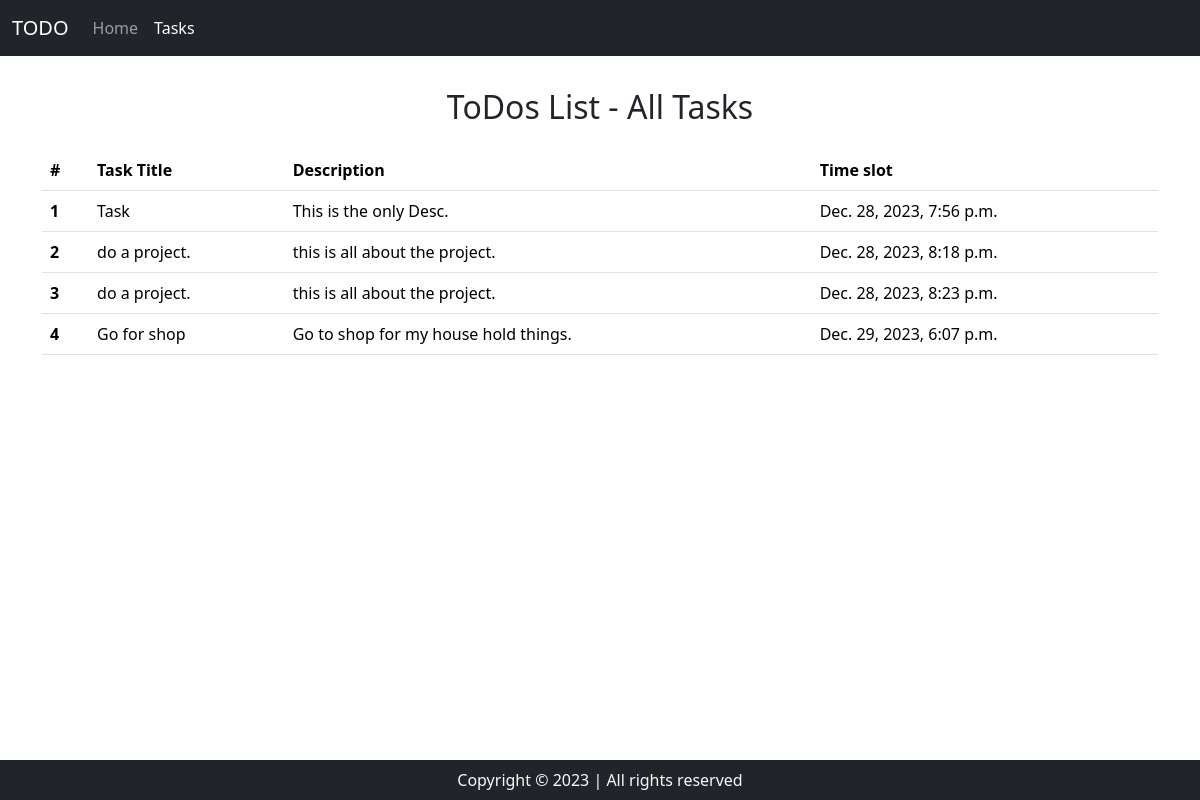
The page /tasks on the database its author committed.
### home/models.py (models this page shows, shortened)
class Task(models.Model):
    taskTitle = models.CharField(max_length=30)
    taskDesc = models.TextField()
    time = models.DateTimeField(auto_now_add = True)

### home/views.py (the view)
# urls.py: path('tasks', views.tasks, name='tasks')
def tasks(request):
    allTasks = Task.objects.all()
    context = {'tasks' : allTasks}
    return render(request,'tasks.html',context)

### templates/tasks.html (shortened to what this page needs)
<!doctype html>
<html lang="en">
  <head>
    <link href="https://cdn.jsdelivr.net/npm/bootstrap@5.3.2/dist/css/bootstrap.min.css" rel="stylesheet">
  </head>
  <body>
    <nav class="navbar navbar-expand-lg navbar-dark bg-dark">
        <div class="container-fluid">
          <a class="navbar-brand" href="#">TODO</a>
          <div class="collapse navbar-collapse" id="navbarNav">
            <ul class="navbar-nav">
              <li class="nav-item">
                <a class="nav-link " aria-current="page" href="/">Home</a>
              </li>
              <li class="nav-item">
                <a class="nav-link active" href="/tasks">Tasks</a>
              </li>
            </ul>
          </div>
        </div>
      </nav>
     <div class = "container my-3">
      <h2 class="text-center py-3"> ToDos List - All Tasks</h2>
      <table class="table">
        <thead>
          <tr>
            <th scope="col">#</th>
            <th scope="col">Task Title</th>
            <th scope="col">Description</th>
            <th scope="col">Time slot</th>
          </tr>
        </thead>
        <tbody>
          {% for task in tasks %}
            <tr>
              <th scope="row">{{forloop.counter}}</th>
              <td>{{task.taskTitle}}</td>
              <td>{{task.taskDesc}}</td>
              <td>{{task.time}}</td>
            </tr>
          {% endfor %}
        </tbody>
      </table>
     </div>
     <footer>
      <p class = "text-center bg-dark text-light fixed-bottom my-0 py-2">
      Copyright &copy; 2023 | All rights reserved
     </footer>
  </body>
</html>

### rows shown on the page
Task: taskTitle "Task", taskDesc "This is the only Desc.", time "Dec. 28, 2023, 7:56 p.m."
Task: taskTitle "do a project.", taskDesc "this is all about the project.", time "Dec. 28, 2023, 8:18 p.m."
Task: taskTitle "do a project.", taskDesc "this is all about the project.", time "Dec. 28, 2023, 8:23 p.m."
Task: taskTitle "Go for shop", taskDesc "Go to shop for my house hold things.", time "Dec. 29, 2023, 6:07 p.m."
